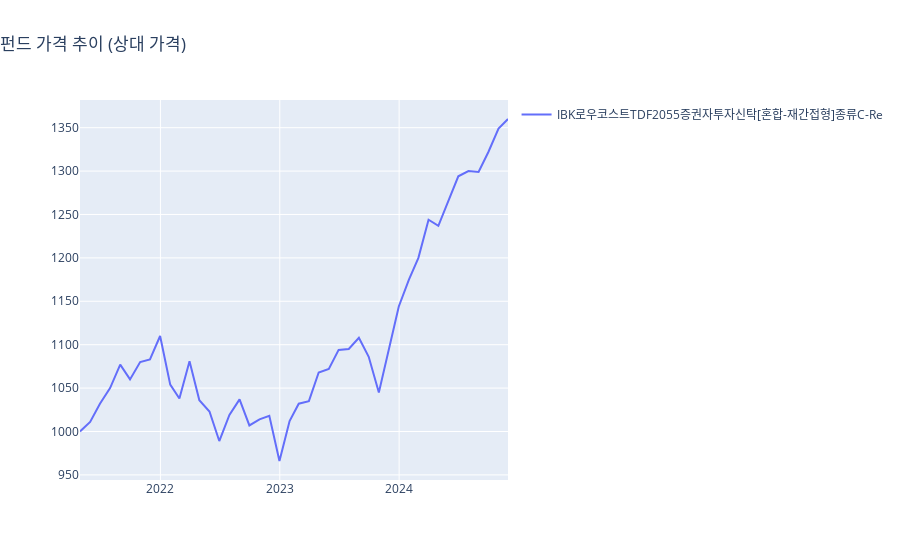

Source (notebook cell):
### Markdown cell above
## testing

### Code cell
import plotly.graph_objects as go

def generate_plot(data, cost=False, compare=False):
    if not data or 'columns' not in data:
        return {'data': [], 'layout': {'title': 'No Data Available', 'height': 300}}
    
    cols = data['columns']  # Columns: ['price', 'price_after_fees']
    col = cols[1] if cost else cols[0]  # Select the column based on cost
    kind = 'compare' if compare else 'default'  # Default or compare data
    dat = data[kind][col]
    
    if not dat or 'history' not in dat or 'index' not in dat:
        return {'data': [], 'layout': {'title': 'No Data Available', 'height': 300}}
    
    # Prepare data for each ticker
    traces = []
    for ticker in dat['history'][0].keys():
        y_values = [row[ticker] for row in dat['history']]
        traces.append(go.Scatter(
            x=dat['index'],        # Dates from the index
            y=y_values,            # Price history for each ticker
            mode='lines',
            name=ticker ,           # Ticker as the legend name
            showlegend=True
        ))

    # Title logic
    title_base = '펀드 가격 추이'
    title_comp = '상대 가격' if compare else '펀드별 최근 결산 기준가격으로 계산'
    title_cost = '수수료 적용' if cost else None

    title = f"{title_base} ({title_comp}"
    title = f"{title}, {title_cost})" if title_cost else f"{title})"
    
    layout = go.Layout(
        title={'text': title, 'x': 0},
        hovermode='x',
    )
    
    return {'data': traces, 'layout': layout}


i = 2055
data = preprocessed_data[i]
result = generate_plot(data, cost=False, compare=True)
go.Figure(**result)

### Figure 1 — Plotly figure (JSON) as saved in the notebook; plotly's stock layout.template omitted (floating-point values rounded to 4 significant figures)
{"data": [{"mode": "lines", "name": "IBK로우코스트TDF2055증권자투자신탁[혼합-재간접형]종류C-Re", "showlegend": true, "type": "scatter", "x": ["2021-04-30", "2021-05-31", "2021-06-30", "2021-07-31", "2021-08-31", "2021-09-30", "2021-10-31", "2021-11-30", "2021-12-31", "2022-01-31", "2022-02-28", "2022-03-31", "2022-04-30", "2022-05-31", "2022-06-30", "2022-07-31", "2022-08-31", "2022-09-30", "2022-10-31", "2022-11-30", "2022-12-31", "2023-01-31", "2023-02-28", "2023-03-31", "2023-04-30", "2023-05-31", "2023-06-30", "2023-07-31", "2023-08-31", "2023-09-30", "2023-10-31", "2023-11-30", "2023-12-31", "2024-01-31", "2024-02-29", "2024-03-31", "2024-04-30", "2024-05-31", "2024-06-30", "2024-07-31", "2024-08-31", "2024-09-30", "2024-10-31", "2024-11-29"], "y": [1000, 1011, 1032, 1050, 1077, 1060, 1080, 1083, 1110, 1054, 1038, 1081, 1036, 1023, 989, 1019, 1037, 1007, 1014, 1018, 966, 1012, 1032, 1035, 1068, 1072, 1094, 1095, 1108, 1086, 1045, 1095, 1144, 1175, 1200, 1244, 1237, 1266, 1294, 1300, 1299, 1322, 1349, 1360]}], "layout": {"autosize": true, "hovermode": "x", "title": {"text": "펀드 가격 추이 (상대 가격)", "x": 0}, "xaxis": {"autorange": true, "range": ["2021-04-30", "2024-11-29"], "type": "date"}, "yaxis": {"autorange": true, "range": [944.1, 1382.0], "type": "linear"}}}
